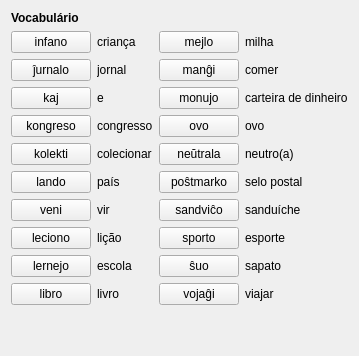
     <widget class="QWidget" name="tab_37">
      <attribute name="icon">
       <iconset resource="ikonoj.qrc">
        <normaloff>:/ikonoj/leciono.png</normaloff>:/ikonoj/leciono.png</iconset>
      </attribute>
      <attribute name="title">
       <string>5</string>
      </attribute>
      <layout class="QVBoxLayout" name="verticalLayout_166">
       <item>
        <layout class="QVBoxLayout" name="verticalLayout_165">
         <item>
          <widget class="titolo" name="Lec04_Label18">
           <property name="maximumSize">
            <size>
             <width>16777215</width>
             <height>30</height>
            </size>
           </property>
           <property name="font">
            <font>
             <weight>75</weight>
             <bold>true</bold>
            </font>
           </property>
           <property name="text">
            <string>Vocabulário</string>
           </property>
          </widget>
         </item>
         <item>
          <layout class="QHBoxLayout" name="horizontalLayout_353">
           <item>
            <layout class="QVBoxLayout" name="verticalLayout_163">
             <item>
              <layout class="QHBoxLayout" name="horizontalLayout_333">
               <item>
                <widget class="klakbutono" name="Lec04_Button434">
                 <property name="sizePolicy">
                  <sizepolicy hsizetype="Maximum" vsizetype="Fixed">
                   <horstretch>0</horstretch>
                   <verstretch>0</verstretch>
                  </sizepolicy>
                 </property>
                 <property name="maximumSize">
                  <size>
                   <width>16777215</width>
                   <height>16777215</height>
                  </size>
                 </property>
                 <property name="text">
                  <string>infano</string>
                 </property>
                </widget>
               </item>
               <item>
                <widget class="QLabel" name="Lec04_Label361">
                 <property name="text">
                  <string>criança</string>
                 </property>
                 <property name="wordWrap">
                  <bool>true</bool>
                 </property>
                </widget>
               </item>
              </layout>
             </item>
             <item>
              <layout class="QHBoxLayout" name="horizontalLayout_334">
               <item>
                <widget class="klakbutono" name="Lec04_Button433">
                 <property name="sizePolicy">
                  <sizepolicy hsizetype="Maximum" vsizetype="Fixed">
                   <horstretch>0</horstretch>
                   <verstretch>0</verstretch>
                  </sizepolicy>
                 </property>
                 <property name="maximumSize">
                  <size>
                   <width>16777215</width>
                   <height>16777215</height>
                  </size>
                 </property>
                 <property name="text">
                  <string>ĵurnalo</string>
                 </property>
                </widget>
               </item>
               <item>
                <widget class="QLabel" name="Lec04_Label360">
                 <property name="text">
                  <string>jornal</string>
                 </property>
                 <property name="wordWrap">
                  <bool>true</bool>
                 </property>
                </widget>
               </item>
              </layout>
             </item>
             <item>
              <layout class="QHBoxLayout" name="horizontalLayout_335">
               <item>
                <widget class="klakbutono" name="Lec04_Button435">
                 <property name="sizePolicy">
                  <sizepolicy hsizetype="Maximum" vsizetype="Fixed">
                   <horstretch>0</horstretch>
                   <verstretch>0</verstretch>
                  </sizepolicy>
                 </property>
                 <property name="maximumSize">
                  <size>
                   <width>16777215</width>
                   <height>16777215</height>
                  </size>
                 </property>
                 <property name="text">
                  <string>kaj</string>
                 </property>
                </widget>
               </item>
               <item>
                <widget class="QLabel" name="Lec04_Label362">
                 <property name="text">
                  <string>e</string>
                 </property>
                 <property name="wordWrap">
                  <bool>true</bool>
                 </property>
                </widget>
               </item>
              </layout>
             </item>
             <item>
              <layout class="QHBoxLayout" name="horizontalLayout_336">
               <item>
                <widget class="klakbutono" name="Lec04_Button436">
                 <property name="sizePolicy">
                  <sizepolicy hsizetype="Maximum" vsizetype="Fixed">
                   <horstretch>0</horstretch>
                   <verstretch>0</verstretch>
                  </sizepolicy>
                 </property>
                 <property name="maximumSize">
                  <size>
                   <width>16777215</width>
                   <height>16777215</height>
                  </size>
                 </property>
                 <property name="text">
                  <string>kongreso</string>
                 </property>
                </widget>
               </item>
               <item>
                <widget class="QLabel" name="Lec04_Label363">
                 <property name="text">
                  <string>congresso</string>
                 </property>
                 <property name="wordWrap">
                  <bool>true</bool>
                 </property>
                </widget>
               </item>
              </layout>
             </item>
             <item>
              <layout class="QHBoxLayout" name="horizontalLayout_337">
               <item>
                <widget class="klakbutono" name="Lec04_Button437">
                 <property name="sizePolicy">
                  <sizepolicy hsizetype="Maximum" vsizetype="Fixed">
                   <horstretch>0</horstretch>
                   <verstretch>0</verstretch>
                  </sizepolicy>
                 </property>
                 <property name="maximumSize">
                  <size>
                   <width>16777215</width>
                   <height>16777215</height>
                  </size>
                 </property>
                 <property name="text">
                  <string>kolekti</string>
                 </property>
                </widget>
               </item>
               <item>
                <widget class="QLabel" name="Lec04_Label364">
                 <property name="text">
                  <string>colecionar</string>
                 </property>
                 <property name="wordWrap">
                  <bool>true</bool>
                 </property>
                </widget>
               </item>
              </layout>
             </item>
             <item>
              <layout class="QHBoxLayout" name="horizontalLayout_338">
               <item>
                <widget class="klakbutono" name="Lec04_Button438">
                 <property name="sizePolicy">
                  <sizepolicy hsizetype="Maximum" vsizetype="Fixed">
                   <horstretch>0</horstretch>
                   <verstretch>0</verstretch>
                  </sizepolicy>
                 </property>
                 <property name="maximumSize">
                  <size>
                   <width>16777215</width>
                   <height>16777215</height>
                  </size>
                 </property>
                 <property name="text">
                  <string>lando</string>
                 </property>
                </widget>
               </item>
               <item>
                <widget class="QLabel" name="Lec04_Label365">
                 <property name="text">
                  <string>país</string>
                 </property>
                 <property name="wordWrap">
                  <bool>true</bool>
                 </property>
                </widget>
               </item>
              </layout>
             </item>
             <item>
              <layout class="QHBoxLayout" name="horizontalLayout_339">
               <item>
                <widget class="klakbutono" name="Lec04_Button439">
                 <property name="sizePolicy">
                  <sizepolicy hsizetype="Maximum" vsizetype="Fixed">
                   <horstretch>0</horstretch>
                   <verstretch>0</verstretch>
                  </sizepolicy>
                 </property>
                 <property name="maximumSize">
                  <size>
                   <width>16777215</width>
                   <height>16777215</height>
                  </size>
                 </property>
                 <property name="text">
                  <string>veni</string>
                 </property>
                </widget>
               </item>
               <item>
                <widget class="QLabel" name="Lec04_Label366">
                 <property name="text">
                  <string>vir</string>
                 </property>
                 <property name="wordWrap">
                  <bool>true</bool>
                 </property>
                </widget>
               </item>
              </layout>
             </item>
             <item>
              <layout class="QHBoxLayout" name="horizontalLayout_340">
               <item>
                <widget class="klakbutono" name="Lec04_Button440">
                 <property name="sizePolicy">
                  <sizepolicy hsizetype="Maximum" vsizetype="Fixed">
                   <horstretch>0</horstretch>
                   <verstretch>0</verstretch>
                  </sizepolicy>
                 </property>
                 <property name="maximumSize">
                  <size>
                   <width>16777215</width>
                   <height>16777215</height>
                  </size>
                 </property>
                 <property name="text">
                  <string>leciono</string>
                 </property>
                </widget>
               </item>
               <item>
                <widget class="QLabel" name="Lec04_Label367">
                 <property name="text">
                  <string>lição</string>
                 </property>
                 <property name="wordWrap">
                  <bool>true</bool>
                 </property>
                </widget>
               </item>
              </layout>
             </item>
             <item>
              <layout class="QHBoxLayout" name="horizontalLayout_341">
               <item>
                <widget class="klakbutono" name="Lec04_Button441">
                 <property name="sizePolicy">
                  <sizepolicy hsizetype="Maximum" vsizetype="Fixed">
                   <horstretch>0</horstretch>
                   <verstretch>0</verstretch>
                  </sizepolicy>
                 </property>
                 <property name="maximumSize">
                  <size>
                   <width>16777215</width>
                   <height>16777215</height>
                  </size>
                 </property>
                 <property name="text">
                  <string>lernejo</string>
                 </property>
                </widget>
               </item>
               <item>
                <widget class="QLabel" name="Lec04_Label368">
                 <property name="text">
                  <string>escola</string>
                 </property>
                 <property name="wordWrap">
                  <bool>true</bool>
                 </property>
                </widget>
               </item>
              </layout>
             </item>
             <item>
              <layout class="QHBoxLayout" name="horizontalLayout_342">
               <item>
                <widget class="klakbutono" name="Lec04_Button442">
                 <property name="sizePolicy">
                  <sizepolicy hsizetype="Maximum" vsizetype="Fixed">
                   <horstretch>0</horstretch>
                   <verstretch>0</verstretch>
                  </sizepolicy>
                 </property>
                 <property name="maximumSize">
                  <size>
                   <width>16777215</width>
                   <height>16777215</height>
                  </size>
                 </property>
                 <property name="text">
                  <string>libro</string>
                 </property>
                </widget>
               </item>
               <item>
                <widget class="QLabel" name="Lec04_Label369">
                 <property name="text">
                  <string>livro</string>
                 </property>
                 <property name="wordWrap">
                  <bool>true</bool>
                 </property>
                </widget>
               </item>
              </layout>
             </item>
            </layout>
           </item>
           <item>
            <layout class="QVBoxLayout" name="verticalLayout_164">
             <item>
              <layout class="QHBoxLayout" name="horizontalLayout_343">
               <item>
                <widget class="klakbutono" name="Lec04_Button443">
                 <property name="sizePolicy">
                  <sizepolicy hsizetype="Maximum" vsizetype="Fixed">
                   <horstretch>0</horstretch>
                   <verstretch>0</verstretch>
                  </sizepolicy>
                 </property>
                 <property name="maximumSize">
                  <size>
                   <width>16777215</width>
                   <height>16777215</height>
                  </size>
                 </property>
                 <property name="text">
                  <string>mejlo</string>
                 </property>
                </widget>
               </item>
               <item>
                <widget class="QLabel" name="Lec04_Label370">
                 <property name="text">
                  <string>milha</string>
                 </property>
                 <property name="wordWrap">
                  <bool>true</bool>
                 </property>
                </widget>
               </item>
              </layout>
             </item>
             <item>
              <layout class="QHBoxLayout" name="horizontalLayout_344">
               <item>
                <widget class="klakbutono" name="Lec04_Button444">
                 <property name="sizePolicy">
                  <sizepolicy hsizetype="Maximum" vsizetype="Fixed">
                   <horstretch>0</horstretch>
                   <verstretch>0</verstretch>
                  </sizepolicy>
                 </property>
                 <property name="maximumSize">
                  <size>
                   <width>16777215</width>
                   <height>16777215</height>
                  </size>
                 </property>
                 <property name="text">
                  <string>manĝi</string>
                 </property>
                </widget>
               </item>
               <item>
                <widget class="QLabel" name="Lec04_Label371">
                 <property name="text">
                  <string>comer</string>
                 </property>
                 <property name="wordWrap">
                  <bool>true</bool>
                 </property>
                </widget>
               </item>
              </layout>
             </item>
             <item>
              <layout class="QHBoxLayout" name="horizontalLayout_345">
               <item>
                <widget class="klakbutono" name="Lec04_Button445">
                 <property name="sizePolicy">
                  <sizepolicy hsizetype="Maximum" vsizetype="Fixed">
                   <horstretch>0</horstretch>
                   <verstretch>0</verstretch>
                  </sizepolicy>
                 </property>
                 <property name="maximumSize">
                  <size>
                   <width>16777215</width>
                   <height>16777215</height>
                  </size>
                 </property>
                 <property name="text">
                  <string>monujo</string>
                 </property>
                </widget>
               </item>
               <item>
                <widget class="QLabel" name="Lec04_Label372">
                 <property name="text">
                  <string>carteira de dinheiro</string>
                 </property>
                 <property name="wordWrap">
                  <bool>true</bool>
                 </property>
                </widget>
               </item>
              </layout>
             </item>
             <item>
              <layout class="QHBoxLayout" name="horizontalLayout_346">
               <item>
                <widget class="klakbutono" name="Lec04_Button446">
                 <property name="sizePolicy">
                  <sizepolicy hsizetype="Maximum" vsizetype="Fixed">
                   <horstretch>0</horstretch>
                   <verstretch>0</verstretch>
                  </sizepolicy>
                 </property>
                 <property name="maximumSize">
                  <size>
                   <width>16777215</width>
                   <height>16777215</height>
                  </size>
                 </property>
                 <property name="text">
                  <string>ovo</string>
                 </property>
                </widget>
               </item>
               <item>
                <widget class="QLabel" name="Lec04_Label373">
                 <property name="text">
                  <string>ovo</string>
                 </property>
                 <property name="wordWrap">
                  <bool>true</bool>
                 </property>
                </widget>
               </item>
              </layout>
             </item>
             <item>
              <layout class="QHBoxLayout" name="horizontalLayout_347">
               <item>
                <widget class="klakbutono" name="Lec04_Button447">
                 <property name="sizePolicy">
                  <sizepolicy hsizetype="Maximum" vsizetype="Fixed">
                   <horstretch>0</horstretch>
                   <verstretch>0</verstretch>
                  </sizepolicy>
                 </property>
                 <property name="maximumSize">
                  <size>
                   <width>16777215</width>
                   <height>16777215</height>
                  </size>
                 </property>
                 <property name="text">
                  <string>neŭtrala</string>
                 </property>
                </widget>
               </item>
               <item>
                <widget class="QLabel" name="Lec04_Label374">
                 <property name="text">
                  <string>neutro(a)</string>
                 </property>
                 <property name="wordWrap">
                  <bool>true</bool>
                 </property>
                </widget>
               </item>
              </layout>
             </item>
             <item>
              <layout class="QHBoxLayout" name="horizontalLayout_348">
               <item>
                <widget class="klakbutono" name="Lec04_Button449">
                 <property name="sizePolicy">
                  <sizepolicy hsizetype="Maximum" vsizetype="Fixed">
                   <horstretch>0</horstretch>
                   <verstretch>0</verstretch>
                  </sizepolicy>
                 </property>
                 <property name="maximumSize">
                  <size>
                   <width>16777215</width>
                   <height>16777215</height>
                  </size>
                 </property>
                 <property name="text">
                  <string>poŝtmarko</string>
                 </property>
                </widget>
               </item>
               <item>
                <widget class="QLabel" name="Lec04_Label376">
                 <property name="text">
                  <string>selo postal</string>
                 </property>
                 <property name="wordWrap">
                  <bool>true</bool>
                 </property>
                </widget>
               </item>
              </layout>
             </item>
             <item>
              <layout class="QHBoxLayout" name="horizontalLayout_349">
               <item>
                <widget class="klakbutono" name="Lec04_Button451">
                 <property name="sizePolicy">
                  <sizepolicy hsizetype="Maximum" vsizetype="Fixed">
                   <horstretch>0</horstretch>
                   <verstretch>0</verstretch>
                  </sizepolicy>
                 </property>
                 <property name="maximumSize">
                  <size>
                   <width>16777215</width>
                   <height>16777215</height>
                  </size>
                 </property>
                 <property name="text">
                  <string>sandviĉo</string>
                 </property>
                </widget>
               </item>
               <item>
                <widget class="QLabel" name="Lec04_Label378">
                 <property name="text">
                  <string>sanduíche</string>
                 </property>
                 <property name="wordWrap">
                  <bool>true</bool>
                 </property>
                </widget>
               </item>
              </layout>
             </item>
             <item>
              <layout class="QHBoxLayout" name="horizontalLayout_350">
               <item>
                <widget class="klakbutono" name="Lec04_Button452">
                 <property name="sizePolicy">
                  <sizepolicy hsizetype="Maximum" vsizetype="Fixed">
                   <horstretch>0</horstretch>
                   <verstretch>0</verstretch>
                  </sizepolicy>
                 </property>
                 <property name="maximumSize">
                  <size>
                   <width>16777215</width>
                   <height>16777215</height>
                  </size>
                 </property>
                 <property name="text">
                  <string>sporto</string>
                 </property>
                </widget>
               </item>
               <item>
                <widget class="QLabel" name="Lec04_Label379">
                 <property name="text">
                  <string>esporte</string>
                 </property>
                 <property name="wordWrap">
                  <bool>true</bool>
                 </property>
                </widget>
               </item>
              </layout>
             </item>
             <item>
              <layout class="QHBoxLayout" name="horizontalLayout_351">
               <item>
                <widget class="klakbutono" name="Lec04_Button453">
                 <property name="sizePolicy">
                  <sizepolicy hsizetype="Maximum" vsizetype="Fixed">
                   <horstretch>0</horstretch>
                   <verstretch>0</verstretch>
                  </sizepolicy>
                 </property>
                 <property name="maximumSize">
                  <size>
                   <width>16777215</width>
                   <height>16777215</height>
                  </size>
                 </property>
                 <property name="text">
                  <string>ŝuo</string>
                 </property>
                </widget>
               </item>
               <item>
                <widget class="QLabel" name="Lec04_Label380">
                 <property name="text">
                  <string>sapato</string>
                 </property>
                 <property name="wordWrap">
                  <bool>true</bool>
                 </property>
                </widget>
               </item>
              </layout>
             </item>
             <item>
              <layout class="QHBoxLayout" name="horizontalLayout_352">
               <item>
                <widget class="klakbutono" name="Lec04_Button456">
                 <property name="sizePolicy">
                  <sizepolicy hsizetype="Maximum" vsizetype="Fixed">
                   <horstretch>0</horstretch>
                   <verstretch>0</verstretch>
                  </sizepolicy>
                 </property>
                 <property name="maximumSize">
                  <size>
                   <width>16777215</width>
                   <height>16777215</height>
                  </size>
                 </property>
                 <property name="text">
                  <string>vojaĝi</string>
                 </property>
                </widget>
               </item>
               <item>
                <widget class="QLabel" name="Lec04_Label383">
                 <property name="text">
                  <string>viajar</string>
                 </property>
                 <property name="wordWrap">
                  <bool>true</bool>
                 </property>
                </widget>
               </item>
              </layout>
             </item>
            </layout>
           </item>
          </layout>
         </item>
        </layout>
       </item>
       <item>
        <spacer name="verticalSpacer_9">
         <property name="orientation">
          <enum>Qt::Vertical</enum>
         </property>
         <property name="sizeHint" stdset="0">
          <size>
           <width>20</width>
           <height>40</height>
          </size>
         </property>
        </spacer>
       </item>
      </layout>
     </widget>
